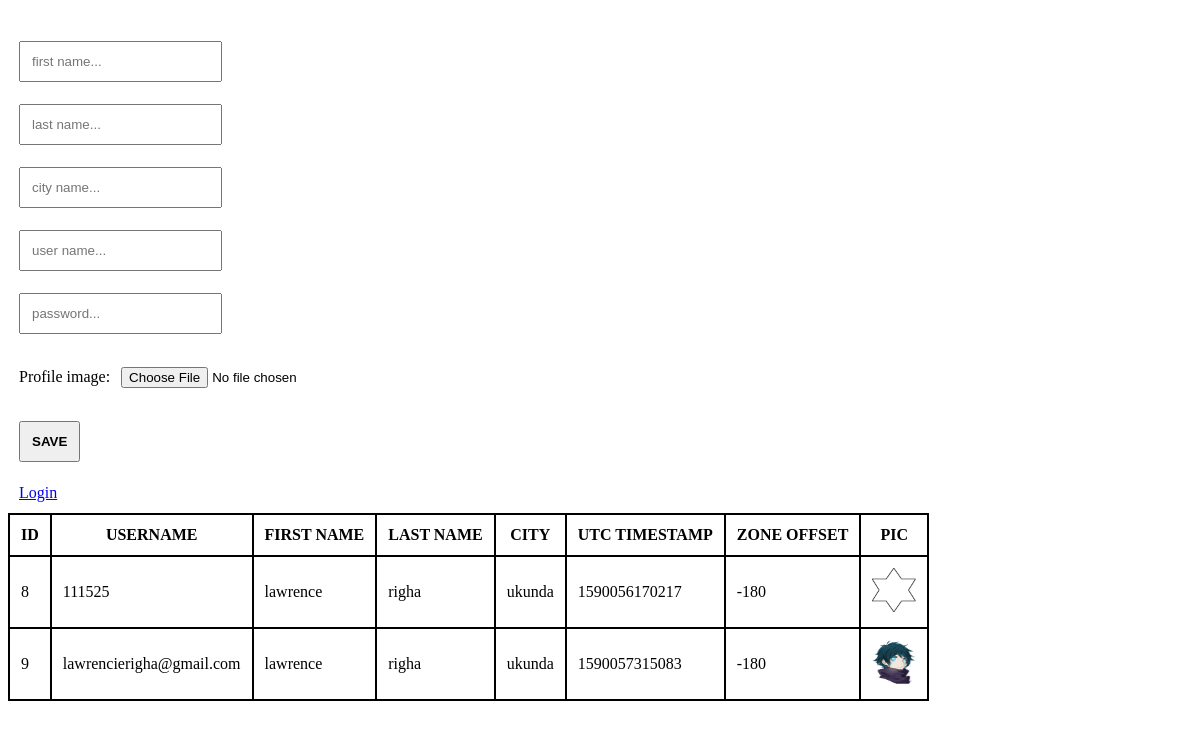
Page /lab1.php on the committed database.
### tables this page shows
CREATE TABLE `user` (
  `id` int(11) NOT NULL,
  `first_name` varchar(32) NOT NULL,
  `last_name` varchar(32) DEFAULT NULL,
  `user_city` varchar(32) DEFAULT NULL,
  `username` varchar(44) DEFAULT NULL,
  `password` text,
  `profile_pic` varchar(444) NOT NULL,
  `user_utc_timestamp` varchar(222) NOT NULL,
  `user_offset` int(22) NOT NULL
);

### DBConnector.php (called while the page is built, shortened)
<?php
class DBConnector
{
	public $conn;
	function __construct()
	{
		$this->conn = mysqli_connect(DB_SERVER,DB_USER,DB_PASS) or die("Error: ".$this->conn->connect_error);
		mysqli_select_db($this->conn, DB_NAME);
	}
}
 ?>

### user.php (called while the page is built, shortened)
<?php
class User implements Crud,Authenticator
{
	public function readAll() {
		$con = new DBConnector();
		$users = mysqli_query($con->conn, "SELECT * FROM user") or die("Error: ".$con->error);
		return $users;
	}
}
 ?>

### lab1.php (the view, shortened to what this page needs)
<?php
include_once 'DBConnector.php';
include_once 'user.php';
 ?>
<!DOCTYPE html>
<html>
<head>
	<link rel="stylesheet" type="text/css" href="validate.css">
</head>
<body>
	<form enctype="multipart/form-data" method="post" id="user_details" name="user_details" onsubmit="return validateForm()" action="<?=$_SERVER['PHP_SELF']?>">
		<div id="form-errors">
		</div>
		<div><input type="text" name="first_name" placeholder="first name..."></div>
		<div><input type="text" name="last_name" placeholder="last name..."></div>
		<div><input type="text" name="city_name" placeholder="city name..."></div>
		<div><input type="text" name="username" placeholder="user name..."></div>
		<div><input type="password" name="password" placeholder="password..."></div>
		<div><label for="fileToUpload">Profile image:</label><input type="file" name="fileToUpload" id="fileToUpload"></div>
		<div><button type="submit" name="btn-save"><strong>SAVE</strong></button></div>
		<div><a href="login.php">Login</a></div>
	</form>
	<table id="users-tab">
		<tr><th>ID</th><th>USERNAME</th><th>FIRST NAME</th><th>LAST NAME</th><th>CITY</th><th>UTC TIMESTAMP</th><th>ZONE OFFSET</th><th>PIC</th></tr>
	<?php
	$users = new User;
	$users = $users->readAll();
	while ($user = $users->fetch_assoc()) {
		echo "<tr><td>".$user['id']."</td><td>".$user['username']."</td><td>".$user['first_name']."</td><td>".$user['last_name']."</td><td>".$user['user_city']."</td><td>".$user['user_utc_timestamp']."</td><td>".$user['user_offset']."</td><td><img id='profile_pic' src='".$user['profile_pic']."'></td></tr>";
	}
	 ?>
	</table>
</body>
</html>

### validate.css (style rules this page uses)
#form-errors { color: red; }
#users-tab { background-color: black; }
#users-tab th,td { background-color: white; padding: 11px; }
#user_details div,#user_details input, #user_details button { padding: 11px; }
#profile_pic { width: 44px; height: 44px; }

### rows in the picture
user: id "8", username "111525", first_name "lawrence", last_name "righa", user_city "ukunda", user_utc_timestamp "1590056170217", user_offset "-180", profile_pic (picture)
user: id "9", username "lawrencierigha@gmail.com", first_name "lawrence", last_name "righa", user_city "ukunda", user_utc_timestamp "1590057315083", user_offset "-180", profile_pic (picture)
